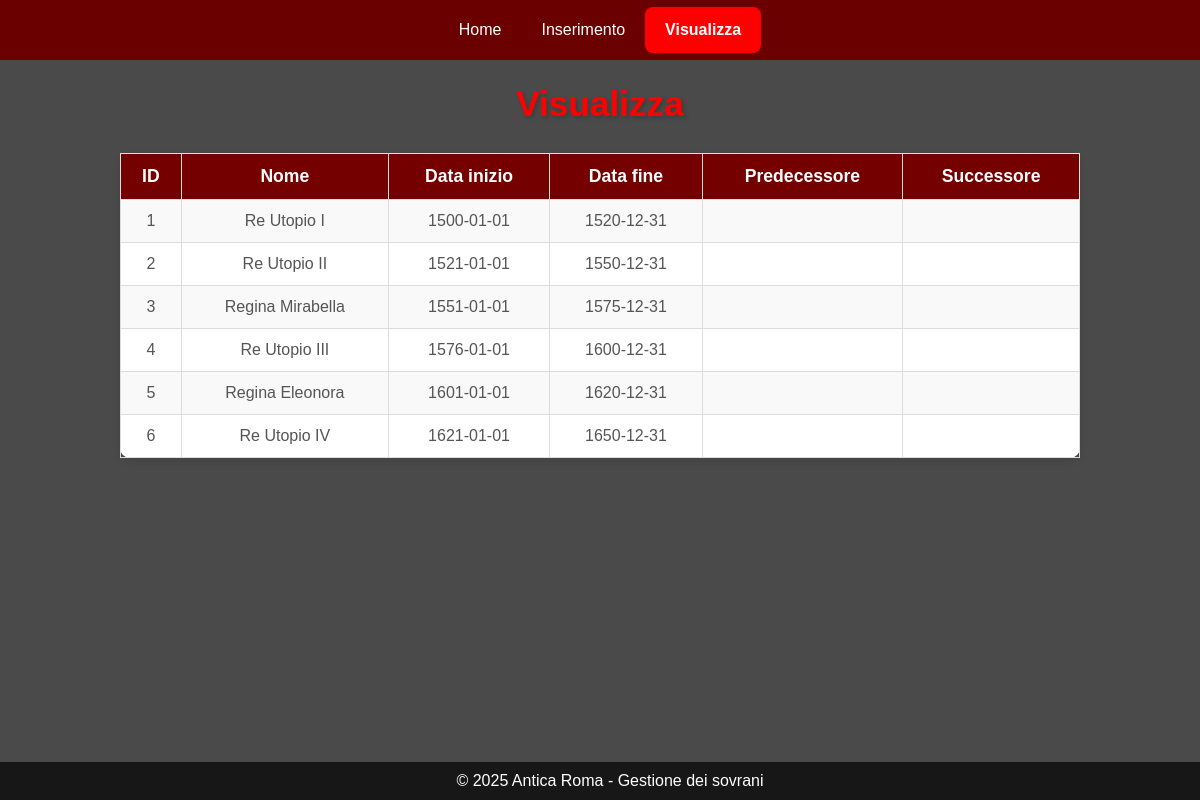
/sovrani/pages/visualizza.php, run on the app's committed database.
### tables this page shows
CREATE TABLE Sovrani (
    ID INT AUTO_INCREMENT PRIMARY KEY,
    Nome VARCHAR(100),
    DataInizioRegno DATE,
    DataFineRegno DATE,
    Immagine VARCHAR(255),
    Predecessore INT,
    Successore INT,
    FOREIGN KEY (Predecessore) REFERENCES Sovrani(ID),
    FOREIGN KEY (Successore) REFERENCES Sovrani(ID)
);

### sovrani/strutture_pagina/functions_active_navbar.php (called while the page is built)
<?php
function isActive($page)
{
    return (basename($_SERVER['SCRIPT_NAME']) === $page) ? 'active' : '';
}
?>

### sovrani/connessione_db/operazioni.php (the view, shortened to what this page needs)
<?php
$config = require 'db_config.php';
$db = DataBase_Connect::getDB($config);
function visualizza()
{
    $query = "SELECT s.ID , s.Nome , s.DataInizioRegno, s.DataFineRegno,
    (SELECT p.Nome FROM anticaroma.Sovrani p WHERE p.ID = s.Predecessore) AS PredecessoreNome,
    (SELECT su.Nome FROM anticaroma.Sovrani su WHERE su.ID = s.Successore) AS SuccessoreNome
    FROM anticaroma.Sovrani s";
    global $db;
    try
    {
        $stm = $db->prepare($query);
        $stm->execute();
        echo '<table>';
        echo '<tr><th>ID</th><th>Nome</th><th>Data inizio</th><th>Data fine</th><th>Predecessore</th><th>Successore</th></tr>';
        while ($sovrano = $stm->fetch())
        {
            echo '<tr>';
            echo '<td>' . $sovrano->ID . '</td>';
            echo '<td>' . $sovrano->Nome . '</td>';
            echo '<td>' . $sovrano->DataInizioRegno . '</td>';
            echo '<td>' . $sovrano->DataFineRegno . '</td>';
            echo '<td>' . $sovrano->PredecessoreNome . '</td>';
            echo '<td>' . $sovrano->SuccessoreNome . '</td>';
            echo '</tr>';
        }
        echo '</table>';
    }
    catch (Exception $eccezione)
    {
        logError($eccezione);
    }
}
?>

### sovrani/strutture_pagina/navbar.php
<?php
require_once 'functions_active_navbar.php'
?>
<div class="navbar">
    <a href="home.php" class="<?= isActive('home.php') ?>"> Home</a>
    <a href="inserimento.php" class="<?= isActive('inserimento.php') ?>"> Inserimento </a>
    <a href="visualizza.php" class="<?= isActive('visualizza.php') ?>"> Visualizza</a>
</div>

### sovrani/pages/visualizza.php (shortened to what this page needs)
<?php
require_once '../strutture_pagina/functions_active_navbar.php';
$content = "Visualizza";
require_once "../connessione_db/operazioni.php";
require '../strutture_pagina/navbar.php';
?>
    <!doctype html>
    <html lang="it">
    <head>
        <link rel="stylesheet" href="../style/style.css">
    </head>
<body>
    <h2><?=$content?></h2>
<?php
visualizza();
?>
<?php
require '../strutture_pagina/footer.php';
?>

### sovrani/strutture_pagina/footer.php
<footer>
    <span>© 2025 Antica Roma - Gestione dei sovrani</span>
</footer>
</body>
</html>

### sovrani/style/style.css (style rules this page uses)
body { font-family: 'Arial', sans-serif; margin: 0; padding: 0; background-color: #4a4a4a; color: #333; background-position: center; background-repeat: no-repeat; }
.navbar { background-color: #6b0000; overflow: hidden; display: flex; justify-content: center; align-items: center; height: 60px; margin-bottom: 2%; position: sticky; top: 0; z-index: 1000; }
.navbar a { color: white; text-decoration: none; padding: 14px 20px; font-size: 16px; text-align: center; transition: background-color 0.3s, color 0.3s; }
h2 { text-align: center; font-size: 2.2em; margin-top: 20px; color: #ff0000; text-shadow: 2px 2px 4px rgba(0, 0, 0, 0.2); }
footer { position: fixed; bottom: 0; width: 100%; text-align: center; background-color: #171717; color: white; padding: 10px; margin-top: 10%; }
.active { font-weight: bolder; background-color: #ff0000; border-radius: 8px; }
table { width: 80%; margin: 0 auto; border-collapse: collapse; background-color: #fff; box-shadow: 0 4px 8px rgba(0, 0, 0, 0.1); border-radius: 10px; }
th, td { padding: 12px; text-align: center; border: 1px solid #ddd; }
th { background-color: #750000; color: white; font-size: 1.1em; }
td { font-size: 1.0em; color: #555; }
tr:nth-child(even) { background-color: #f9f9f9; }

### data on the page
sovrani: ID "1", Nome "Re Utopio I", DataInizioRegno "1500-01-01", DataFineRegno "1520-12-31"
sovrani: ID "2", Nome "Re Utopio II", DataInizioRegno "1521-01-01", DataFineRegno "1550-12-31"
sovrani: ID "3", Nome "Regina Mirabella", DataInizioRegno "1551-01-01", DataFineRegno "1575-12-31"
sovrani: ID "4", Nome "Re Utopio III", DataInizioRegno "1576-01-01", DataFineRegno "1600-12-31"
sovrani: ID "5", Nome "Regina Eleonora", DataInizioRegno "1601-01-01", DataFineRegno "1620-12-31"
sovrani: ID "6", Nome "Re Utopio IV", DataInizioRegno "1621-01-01", DataFineRegno "1650-12-31"
